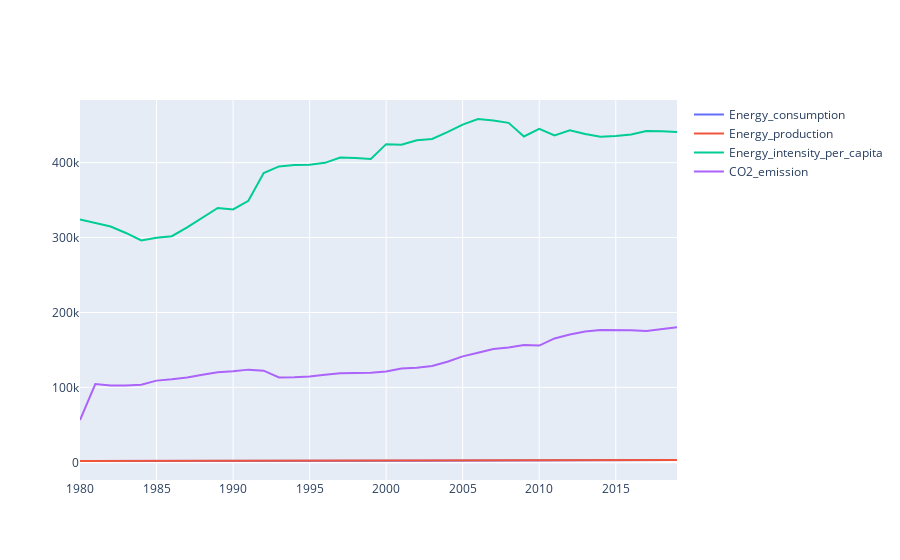

Notebook cell for this chart:
### Code cell
import plotly.offline as py
col=['Energy_consumption', 'Energy_production',
                 'Energy_intensity_per_capita', 'CO2_emission']
py.iplot([{
    'x':df_fin_or.index,
    'y':df_fin_or[col],
    'name': col
} for col in  df_fin_or.columns], filename='cufflinks/multiple-lines-on-same-chart')
